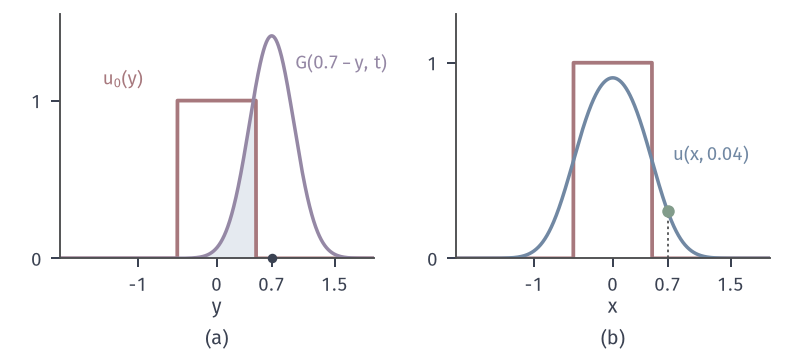

Write the Python code that produced this figure.
from pathlib import Path
import sys
HERE = Path(__file__).resolve().parent
sys.path.insert(0, str(HERE.parent/"heat-common"))
from heat_fig import *
# Value at x=0.7, t=0.04 as a Gaussian-weighted average of the box.
fig, axes = figure(width_mm=112, height_mm=50, ncols=2)
panel(fig, left=.075, wspace=.26, bottom=.27)
yy = np.linspace(-2, 2, 1600); x0, t = .7, .04
ax = axes[0]; w = gauss(x0-yy, t); b = (np.abs(yy) < .5)*1.
ax.fill_between(yy, 0, w*b, color=BLUE_FILL, lw=0)
ax.plot(yy, b, color=RED, lw=1.5); ax.plot(yy, w, color=PURPLE, lw=1.4)
dot(ax, x0, 0, INK, ms=3.8)
lab(ax, -1.45, 1.1, '$u_0(y)$', RED); lab(ax, 1.0, 1.2, '$G(0.7-y,\\,t)$', PURPLE, ha='left')
ax.set_xlim(-2, 2); ax.set_ylim(0, 1.55); ax.set_xticks([-1, 0, .7, 1.5]); ax.set_xticklabels(['-1', '0', '0.7', '1.5']); ax.set_yticks([0, 1]); axlab(ax, '$y$')
ax = axes[1]
ax.plot(yy, b, color=RED, lw=1.5); ax.plot(yy, box(yy, t), color=BLUE, lw=1.4)
v = float(box(np.array(x0), t)); dot(ax, x0, v, GREEN, ms=5)
ax.plot([x0, x0], [0, v], color=STROKE, lw=.7, ls=DOT)
lab(ax, 1.25, .5, '$u(x,0.04)$', BLUE, ha='center')
ax.set_xlim(-2, 2); ax.set_ylim(0, 1.25); ax.set_xticks([-1, 0, .7, 1.5]); ax.set_xticklabels(['-1', '0', '0.7', '1.5']); ax.set_yticks([0, 1]); axlab(ax)
tags(fig, axes)
save(fig, HERE, 'figure', {'u(.7,.04)': v, 'quadrature': float(np.trapezoid(w*b, yy))})
print(v, np.trapezoid(w*b, yy))
